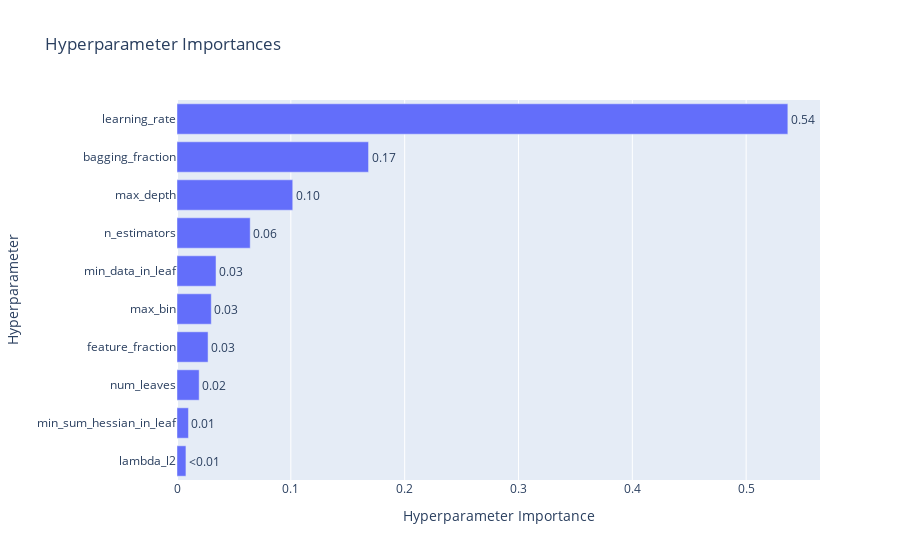
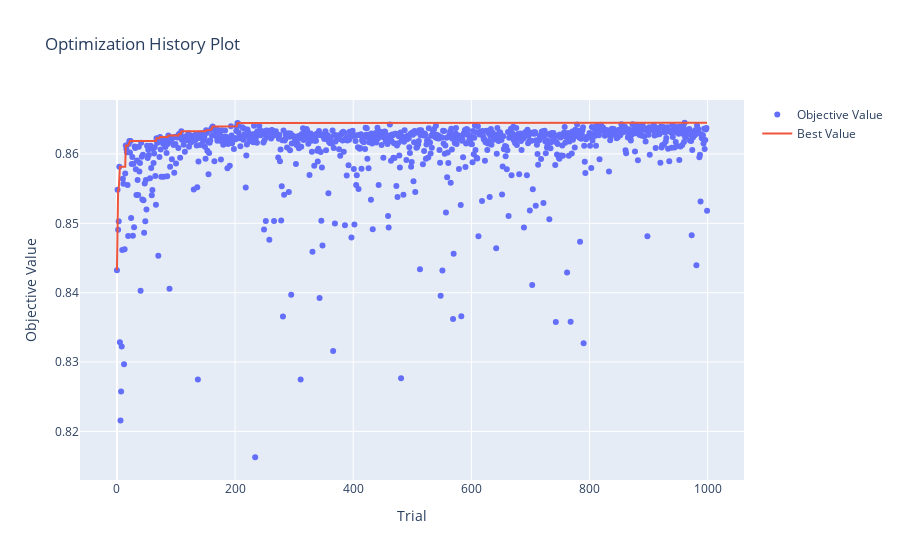

These figures' notebook cell, in order:
### Code cell
run_optuna_studies(
    X = X_train_imputed_scaled,
    y = y_train,
    feature_dict = {'minimal_features_rfecv': feature_sets.minimal_features_rfecv['feature'].values},
    n_trials = 1000,
    
    objective_class = optuna_util.LGBM_OptunaObjective,
    save_dir = './optuna_results/lightgbm',

    # kwargs passed to study class
    n_cv_folds = n_cv_folds,
    scoring_metric = scoring_metric,
)

### Figure 1 — Plotly figure (JSON) as saved in the notebook; plotly's stock layout.template omitted (floating-point values rounded to 4 significant figures)
{"data": [{"cliponaxis": false, "hovertemplate": ["lambda_l2 (FloatDistribution): 0.00785076457091197<extra></extra>", "min_sum_hessian_in_leaf (FloatDistribution): 0.010071307538034067<extra></extra>", "num_leaves (IntDistribution): 0.019465794957497416<extra></extra>", "feature_fraction (FloatDistribution): 0.027286320048216017<extra></extra>", "max_bin (IntDistribution): 0.03011977603799649<extra></extra>", "min_data_in_leaf (IntDistribution): 0.034280168591577155<extra></extra>", "n_estimators (IntDistribution): 0.0643255236779277<extra></extra>", "max_depth (IntDistribution): 0.10168755758344539<extra></extra>", "bagging_fraction (FloatDistribution): 0.16827660859377694<extra></extra>", "learning_rate (FloatDistribution): 0.5366361784006168<extra></extra>"], "name": "Objective Value", "orientation": "h", "text": ["<0.01", "0.01", "0.02", "0.03", "0.03", "0.03", "0.06", "0.10", "0.17", "0.54"], "textposition": "outside", "type": "bar", "x": [0.007851, 0.01007, 0.01947, 0.02729, 0.03012, 0.03428, 0.06433, 0.1017, 0.1683, 0.5366], "y": ["lambda_l2", "min_sum_hessian_in_leaf", "num_leaves", "feature_fraction", "max_bin", "min_data_in_leaf", "n_estimators", "max_depth", "bagging_fraction", "learning_rate"]}], "layout": {"autosize": true, "title": {"text": "Hyperparameter Importances"}, "xaxis": {"autorange": true, "range": [0, 0.5649], "title": {"text": "Hyperparameter Importance"}, "type": "linear"}, "yaxis": {"autorange": true, "range": [-0.5, 9.5], "title": {"text": "Hyperparameter"}, "type": "category"}}}

### Figure 2 — Plotly figure (JSON) as saved in the notebook; plotly's stock layout.template omitted (floating-point values rounded to 4 significant figures; data arrays with more than 128 entries replaced by an {"elided": "..."} marker saying what was removed)
{"data": [{"mode": "markers", "name": "Objective Value", "type": "scatter", "x": {"elided": "1000 int values"}, "y": {"elided": "1000 float values"}}, {"mode": "lines", "name": "Best Value", "type": "scatter", "x": {"elided": "1000 int values"}, "y": {"elided": "1000 float values"}}, {"marker": {"color": "#cccccc"}, "mode": "markers", "name": "Infeasible Trial", "showlegend": false, "type": "scatter", "x": [], "y": []}], "layout": {"autosize": true, "title": {"text": "Optimization History Plot"}, "xaxis": {"autorange": true, "range": [-58.5, 1058.0], "title": {"text": "Trial"}, "type": "linear"}, "yaxis": {"autorange": true, "range": [0.8123, 0.8685], "title": {"text": "Objective Value"}, "type": "linear"}}}
